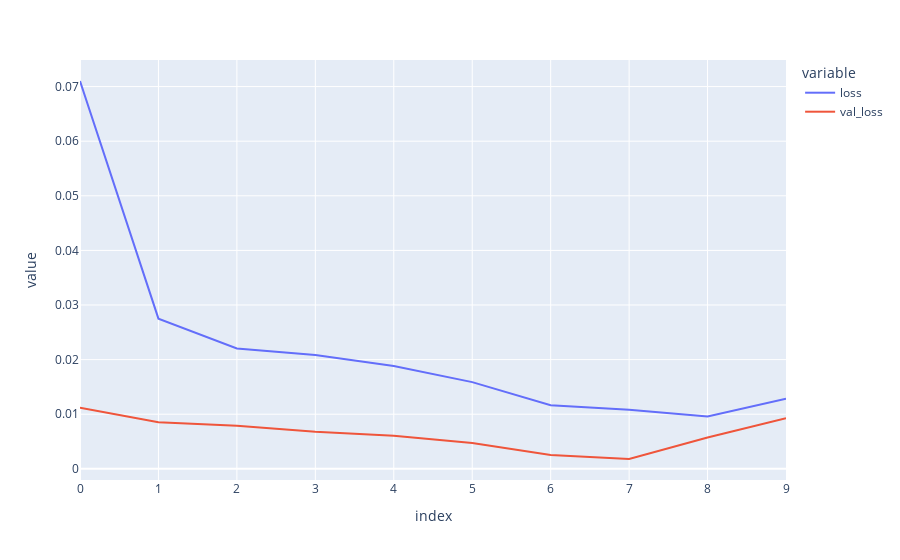

Here is the notebook cell this chart was saved with:
### Code cell
fig = px.line(perdidas)
fig.show()

### Figure 1 — Plotly figure (JSON) as saved in the notebook; plotly's stock layout.template omitted (floating-point values rounded to 4 significant figures)
{"data": [{"hovertemplate": "variable=loss<br>index=%{x}<br>value=%{y}<extra></extra>", "legendgroup": "loss", "line": {"color": "#636efa", "dash": "solid"}, "marker": {"symbol": "circle"}, "mode": "lines", "name": "loss", "orientation": "v", "showlegend": true, "type": "scatter", "x": [0, 1, 2, 3, 4, 5, 6, 7, 8, 9], "xaxis": "x", "y": [0.07102, 0.02751, 0.02204, 0.02085, 0.01885, 0.01588, 0.01164, 0.01081, 0.009603, 0.01282], "yaxis": "y"}, {"hovertemplate": "variable=val_loss<br>index=%{x}<br>value=%{y}<extra></extra>", "legendgroup": "val_loss", "line": {"color": "#EF553B", "dash": "solid"}, "marker": {"symbol": "circle"}, "mode": "lines", "name": "val_loss", "orientation": "v", "showlegend": true, "type": "scatter", "x": [0, 1, 2, 3, 4, 5, 6, 7, 8, 9], "xaxis": "x", "y": [0.01121, 0.008551, 0.007892, 0.006776, 0.006051, 0.004714, 0.002539, 0.0018, 0.005738, 0.009266], "yaxis": "y"}], "layout": {"legend": {"title": {"text": "variable"}, "tracegroupgap": 0}, "margin": {"t": 60}, "xaxis": {"anchor": "y", "domain": [0, 1], "title": {"text": "index"}}, "yaxis": {"anchor": "x", "domain": [0, 1], "title": {"text": "value"}}}}
